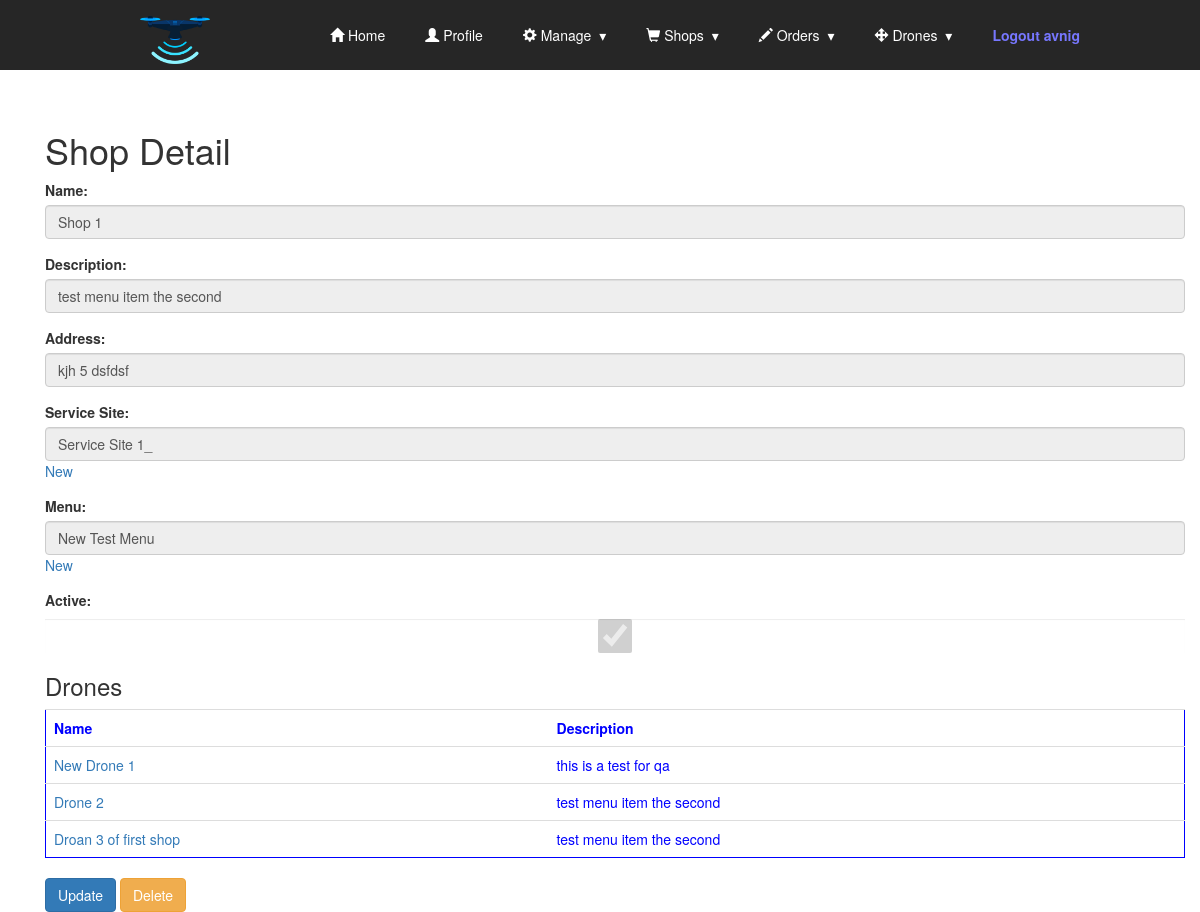
/shops/shop/2 (signed in), run on the app's committed database.
### shops/models.py (models this page shows, shortened)
class Shop(models.Model):
    name = models.CharField(max_length=25)
    description = models.CharField(blank=True, max_length=50)
    address = models.CharField(max_length=50)
    active = models.BooleanField(blank=False,default=False)
    service_site = models.ForeignKey(ServiceSite,related_name='Shops',null=True,on_delete=models.DO_NOTHING)
    menu = models.ForeignKey(Menu,related_name='menu',null=True,on_delete=models.DO_NOTHING)

class ServiceSite(models.Model): #Locations where there is a drone service
    name = models.CharField(max_length=20,blank=False)
    description = models.CharField(max_length=50, blank=True)
    lat = models.FloatField(null=True)
    long = models.FloatField(null=True)
    radius = models.IntegerField(default=10)

class Menu(models.Model):
    name = models.CharField(max_length=25)
    description = models.CharField(max_length=50)
    items = models.ManyToManyField(MenuItem)

### drones/models.py (models this page shows, shortened)
class Drone(models.Model):
    name = models.CharField(max_length=25)
    description = models.CharField(max_length=50)
    drone_type = models.ForeignKey(DroneType,related_name="drone_type",on_delete=models.DO_NOTHING)
    shop = models.ForeignKey(Shop,related_name="shop",on_delete=models.DO_NOTHING,null=True)

### shops/views.py (the view)
# urls.py: path('shop/<int:id>',ShopDetailView.as_view(),name='shop_detail'),
@method_decorator(login_required, name='dispatch')
class ShopDetailView(DetailView):
    template_name = 'shops/shop_detail.html'
    model=Shop
    context_object_name = 'shop'
    def get_object(self):
        id_ = self.kwargs.get("id")
        return get_object_or_404(Shop,id=id_)
    def get(self, request, **kwargs):
        self.object = self.get_object()
        context = self.get_context_data(object=self.object)
        shopid = self.object.id
        drones = Drone.objects.filter(shop_id = shopid)
        context['drones'] = drones
        return self.render_to_response(context)

### shops/templates/shops/shop_detail.html (shortened to what this page needs)
<!DOCTYPE html>
{% extends "base.html" %}
{% block content %}
<div class="container">
  <br><br>
  <h1>Shop Detail</h1>
  <form method="POST">
    <div class="form-group">
        <label for="name">Name:</label>
        <input type="text" class="form-control" id="name" value='{{ shop.name }}' disabled>
    </div>
    <div class="form-group">
        <label for="description">Description:</label>
        <input type="text" class="form-control" id="description" value="{{ shop.description }}" disabled>
    </div>
    <div class="form-group">
        <label for="address">Address:</label>
        <input type="text" class="form-control" id="address" value="{{ shop.address }}" disabled>
    </div>
    <div class="form-group">
        <label for="service_site">Service Site:</label>
        <input type="text" class="form-control" id="service_site" value="{{ shop.service_site.name }}" disabled> <a href="{% url 'shops:service_site_create' %}">New</a>
    </div>
    <div class="form-group">
        <label for="menu">Menu:</label>
        <input type="text" class="form-control" id="menu" value="{{ shop.menu.name }}" disabled><a href="{% url 'shops:menu_create' %}">New</a>
    </div>
    <div class="form-group">
        <label for="active">Active:</label>
        {% if  shop.active  %}
          <input type="checkbox" class="form-control" id="active" checked disabled>
        {% else %}
          <input type="checkbox" class="form-control" id="active" disabled>
        {% endif %}
    </div>
    <h3>Drones</h3>
    <table class="table" style="border-style: solid; border-width:thin; border-color:blue; color:blue;" >
      <tr>
        <th>Name</th>
        <th>Description</th>
      </tr>
      {% for drone in drones.all %}
        <tr><td><a href="{% url 'drones:drone_detail' drone.id %}">{{drone.name}}</a></td><td>{{drone.description}}</td></tr>
      {% endfor %}
  </table>
    <a href="{% url 'shops:shop_update' shop.id %}"><button type="button" class="btn btn-primary">Update</button></a>
    <a href="{% url 'shops:shop_delete' shop.id %}"><button type="button" class="btn btn-warning">Delete</button></a>
  </form>
</div>
{% endblock %}

### templates/Base.html (shortened to what this page needs)
{% load static %}
<!DOCTYPE html>
<html>
<head>
  <link rel="stylesheet" href="https://maxcdn.bootstrapcdn.com/bootstrap/3.4.1/css/bootstrap.min.css">
  <link rel="stylesheet" href="{% static 'css/styles.css' %}">
  <link rel="stylesheet" href="{% static 'css/resp_nav_style.css' %}">
</head>
<body>
  <section class="nav-bar">
  <div class="nav-container">
    <div class="brand">
      <a class="brand" href="{% url 'index' %}"><img src="{% static 'dronebar/drone.png' %}" alt="Dronebar"></a>
    </div>
    <nav>
      <ul class="nav-list">
        <li class="active"><a href="{% url 'index' %}"><span class="glyphicon glyphicon-home"></span> Home</a></li>
        <li class="active"><a href="{% url 'accounts:profile' %}"><span class="glyphicon glyphicon-user"></span> Profile</a></li>
        <li>
          <a class="dropdown-toggle" data-toggle="dropdown" href="#"><span class="glyphicon glyphicon-cog"></span> Manage
          </a>
        </li>
        <li>
          <a class="dropdown-toggle" data-toggle="dropdown" href="#"><span class="glyphicon glyphicon-shopping-cart"></span> Shops
          </a>
        </li>
        <li>
          <a class="dropdown-toggle" data-toggle="dropdown" href="#"><span class="glyphicon glyphicon-pencil"></span> Orders
          </a>
        </li>
        <li>
          <a class="dropdown-toggle" data-toggle="dropdown" href="#"><span class="glyphicon glyphicon-move"></span> Drones
          </a>
        </li>
        <li><a href="{% url 'accounts:logout' %}" id="emp">Logout {{request.user}}</a></li>
      </ul>
    </nav>
  </div>
</section>
    <div class="container">
      {% block content %}
      {% endblock %}
    </div>
</body>
</html>

### static/css/styles.css (style rules this page uses)
#emp { color:#7777ff; text-color:#9999ff; font-weight: bold; }
.active { background-color: #04AA6D; color: white; }
td { padding: 1em; }

### static/css/resp_nav_style.css (style rules this page uses)
body { margin: 0; padding: 0; }
.nav-bar { height: 70px; background: #262626; }
.brand { position: absolute; padding-left: 20px; float: left; line-height: 70px; text-transform: uppercase; font-size: 1.4em; }
.brand a img { max-height: 70px; }
.brand a, .brand a:visited { color: #ffffff; text-decoration: none; }
.nav-container { max-width: 1000px; margin: 0 auto; }
nav { float: right; }
nav ul { list-style: none; margin: 0; padding: 0; }
nav ul li { float: left; position: relative; }
nav ul li a, nav ul li a:visited { display: block; padding: 0 20px; line-height: 70px; background: #262626; color: #ffffff; text-decoration: none; }
nav ul li a:not(:only-child):after, nav ul li a:visited:not(:only-child):after { padding-left: 4px; content: ' ▾'; }
@media screen and (min-width: 799px) { .nav-list { display: block !important; } }

### data on the page
Shop: name "Shop 1", description "test menu item the second", address "kjh 5 dsfdsf", service_site.name "Service Site 1_", menu.name "New Test Menu"
Drone: name "New Drone 1", description "this is a test for qa"
Drone: name "Drone 2", description "test menu item the second"
Drone: name "Droan 3 of first shop", description "test menu item the second"

### other printed values
{{ request.user }} "avnig"
